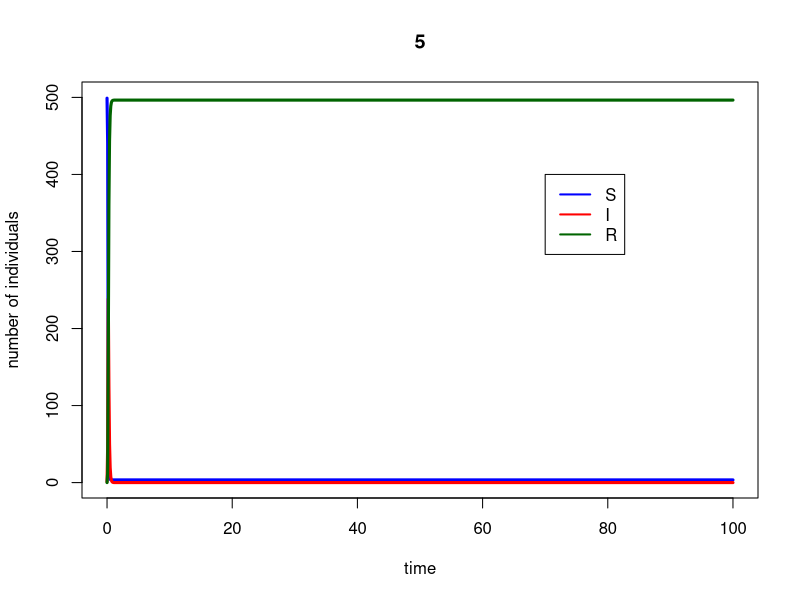
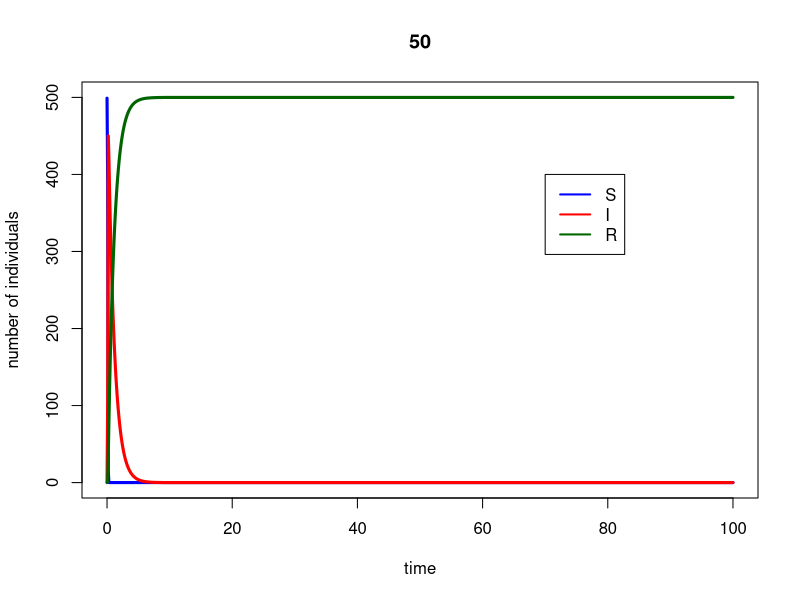
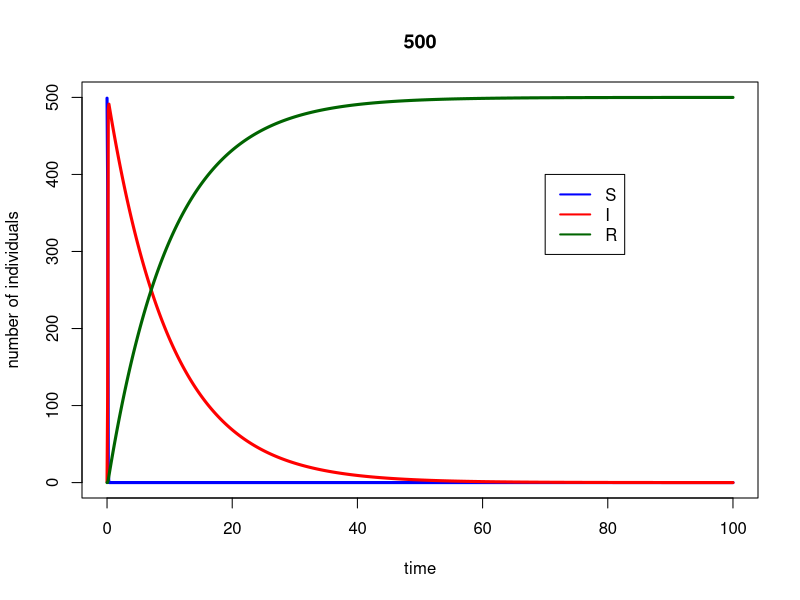
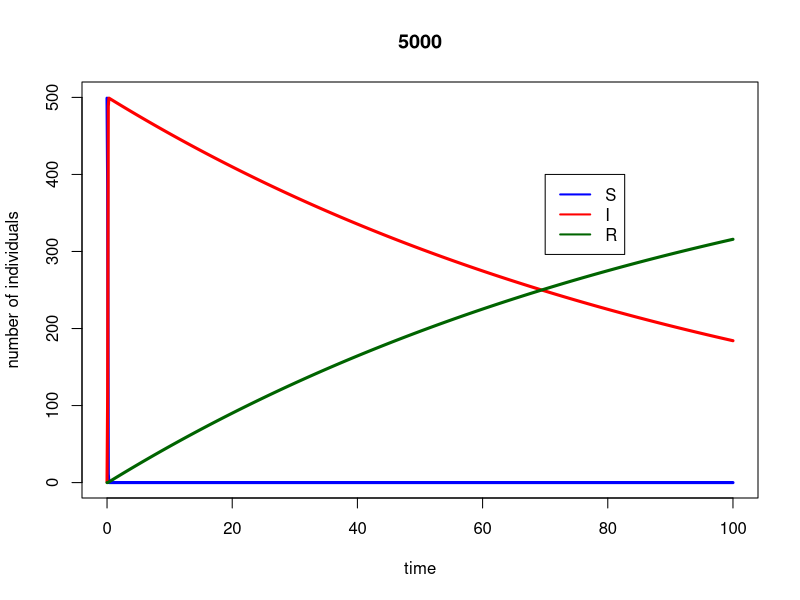
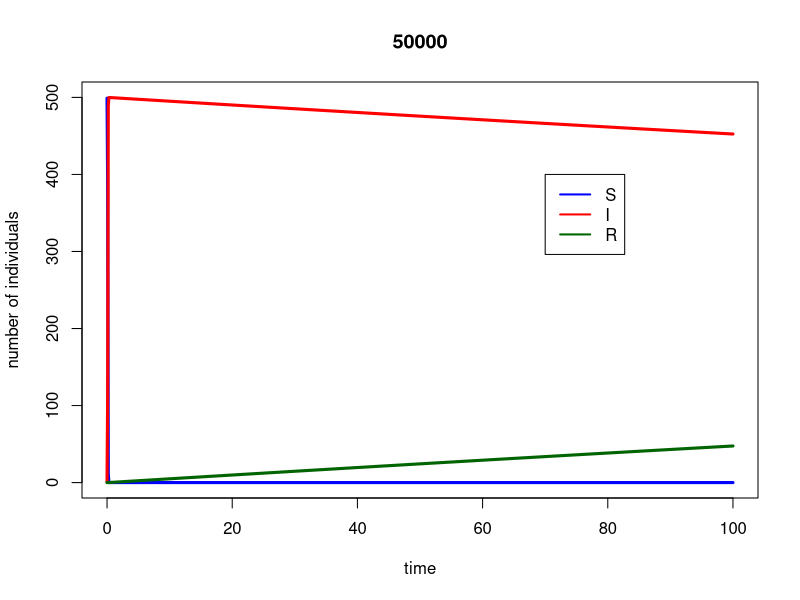
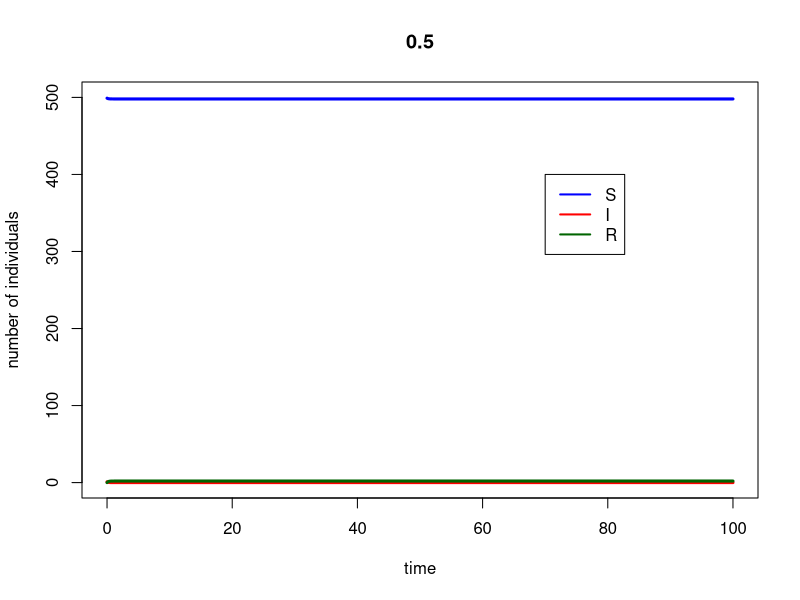
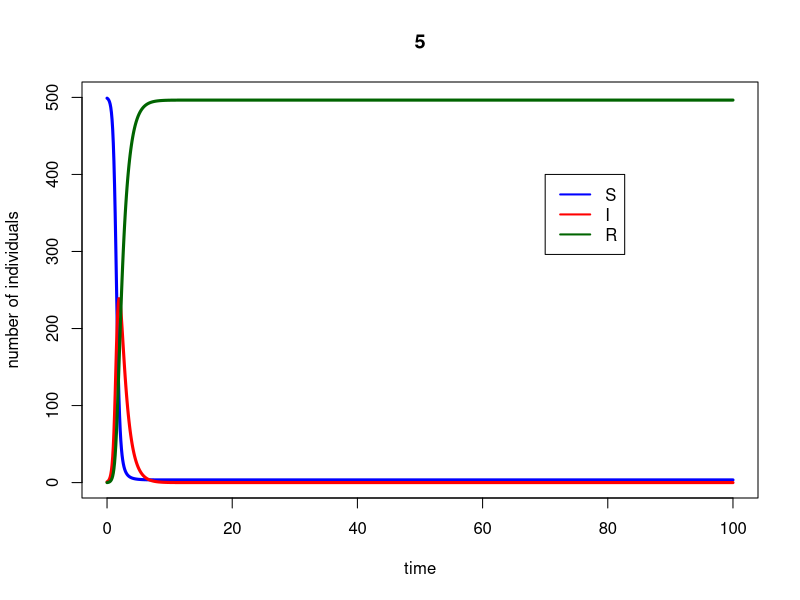
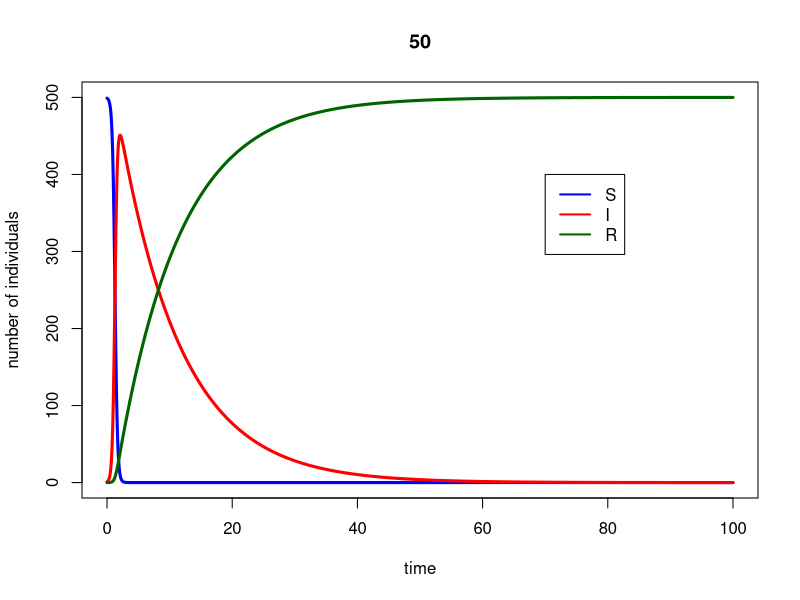

These figures' R source, in order:
##########################################################
# Starting script to the module 'SIR models of epidemics'
##########################################################

# implements the basic SIR model, and plots simulation results

## Here you only need to know basic things:
##  #	To make comments
##  <-	Assigning a value to a symbol
##  c	To create a vector c(v1, v2, ..., vn)
##  e	is *10^
##  seq(a,b,c)	To create a sequence from a to b with intervals c


###################################
# FUNCTION DEFINITIONS
###################################

###
# SIR <- function(t, x, parms)
# Use: calculates the derivatives for the SIR model
# Input: 
#      t: time (not used here, because there is no explicit time dependence)
#      x: vector of the current values of all variables (S, I, R)
#      parms: vector of all parameter values
# Output:
#      der: vector of derivatives

# To use the lsoda function, the model function has to be a function of t (time),
# x (the vector of the variables) and parms (the parameters of the model).

SIR <- function(t, x, parms){

# Beta and r are not global variables. This means that if you type beta in R, the output will be 'beta',
# and not its value. You have to specify that you want to use the value of beta from 'parms' to solve the ODEs.
# Similarly, the variables of the model are taken from the vector x. This is done by the 'with' function.
  
  with(as.list(c(parms,x)),{
    dS <- - beta*S*I
    dI <- + beta*S*I - r*I
    dR <- r*I         # Note: because S+I+R=constant, this equation could actually be omitted,
      # and R at any time point could simply be calculated as N-S-I.
    der <- c(dS, dI,dR)
    list(der)  # the output must be returned    
  }) # end of 'with'
  
}  # end of function definition


###########################
# MAIN PROGRAM
###########################

### LOAD LIBRARIES
#load R library for ordinary differential equation solvers
library(deSolve)

#For loop to try different Beta and r values

for(i in 1:5) {
  for(j in 1:5) {


### INITIALIZE PARAMETER SETTINGS

parms <- c(beta=10^(-i), r=10^(-j+2))		# set the parameters of the model
inits <- c(S=499, I=1, R=0)		# set the initial values
dt    <- seq(0,100,0.1)			# set the time points for evaluation

# Calculate and print R_0 on the screen
N <- sum(inits)
R_0 <- with(as.list(parms),{beta*N/r})
print(paste("R_0 =",R_0),quote=FALSE)


### SIMULATE THE MODEL

## Use lsoda to solve the differential equations numerically. The syntax should be
## lsoda(initial values, time points, function, parameters)

simulation <- as.data.frame(lsoda(inits, dt, SIR, parms = parms)) # this way our set 'parms' will be used as default

### PLOT THE OUTPUT

# If you remove the # before pdf(...) and dev.off(), the output will be written in a pdf file,
# in the working directory. If you don't, a window containing your graph will just pop up.

#pdf("startingscript.pdf")
#par(cex=1.7)
# Plot S according to time, in blue, and add the graph I and R according to time,
# in red and dark green respectively. Call help(plot) for further details.

attach(simulation) # this command allows you to refer to the columns of the data frame directly.

plot(dt, S, type="l", col="blue", ylim=c(0,sum(inits)), main = R_0, xlab="time", ylab="number of individuals",lwd=3)
lines(dt, I, type="l", col="red",lwd=3)
lines(dt, R, type="l", col="darkgreen",lwd=3)
print(unname(inits[2]))
print(max(I))

# Add a legend to the graph
legend(70,400, legend=c("S","I","R"), col=c("blue", "red", "darkgreen"), lty=1,lwd=2)
#dev.off()
detach(simulation) # clean up the search path

  }
}
